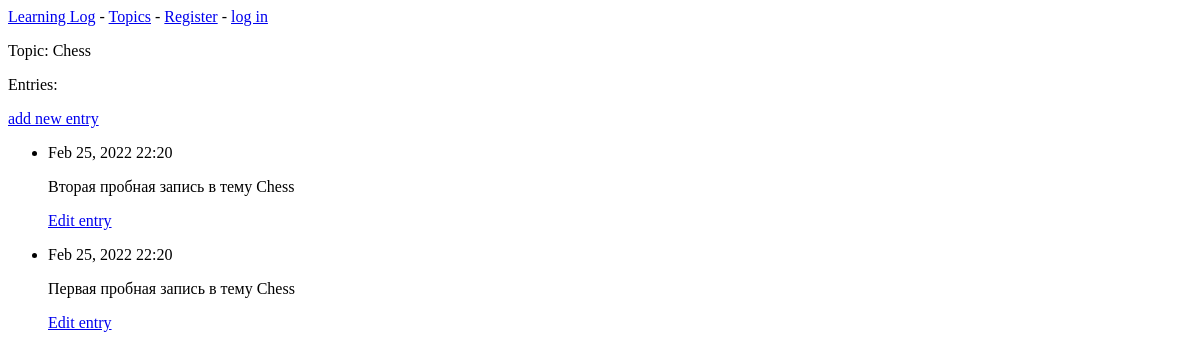
The page /topics/1/ on the database as committed earlier.
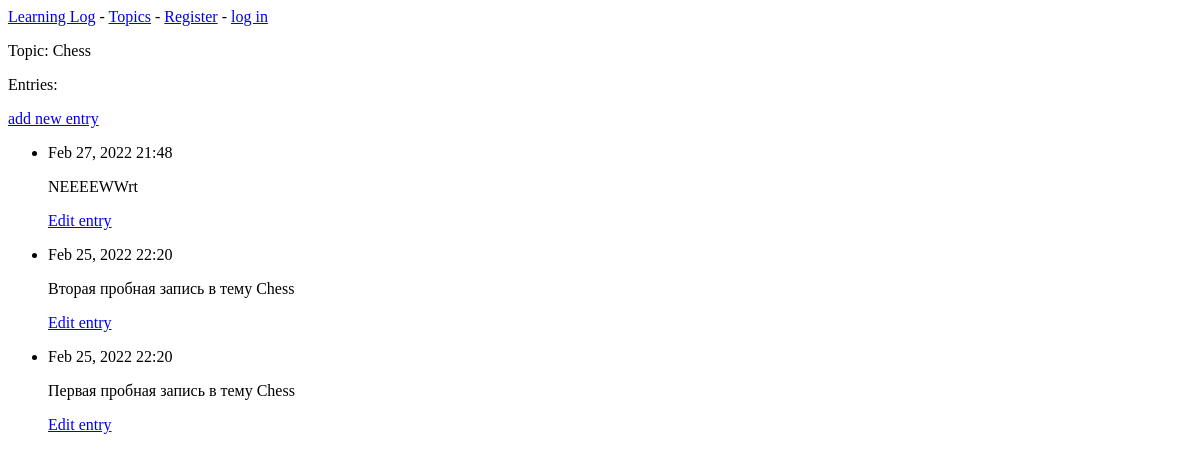
The same page on the database as committed later.
### learning_logs/models.py (models this page shows, shortened)
class Entry(models.Model):  # наследует от базового класса Model
    topic = models.ForeignKey(Topic, on_delete=models.CASCADE)
    text = models.TextField()  # Полю такого типа ограничение размера не требуется
    date_added = models.DateTimeField(auto_now_add=True)
    class Meta:  # класс Meta вкладывается в класс Entry
        verbose_name_plural = 'entries'

### learning_logs/views.py (the view)
# urls.py: path('topics/<int:topic_id>/', views.topic, name='topic'),
def topic(request, topic_id):
    topic = Topic.objects.get(id=topic_id)
    entries = topic.entry_set.order_by('-date_added')
    context = {'topic': topic, 'entries': entries}
    return render(request, 'learning_logs/topic.html', context)

### learning_logs/models.py (called while the page is built)
    def __str__(self):
        return self.text

### learning_logs/templates/learning_logs/topic.html
{% extends "learning_logs/base.html" %}
{% block content %}
  <p>Topic: {{ topic }}</p>
  <p>Entries:</p>
  <p>
    <a href="{% url 'learning_logs:new_entry' topic.id %}">add new entry</a>
  </p>
  <ul>
    {% for entry in entries %}
      <li>
        <p>{{ entry.date_added|date:'M d, Y H:i' }}</p>
        <p> {{ entry.text|linebreaks }}</p>
        <p>
          <a href="{% url 'learning_logs:edit_entry' entry.id %}">Edit entry</a>
        </p>
      </li>
    {% empty %}
      <li> There are no entries for this topic yet.</li>
    {% endfor %}
  </ul>
{% endblock content %}

Rows that differ between the two databases and show on the page:
added Entry: date_added "Feb 27, 2022 21:48", text "NEEEEWWrt"
